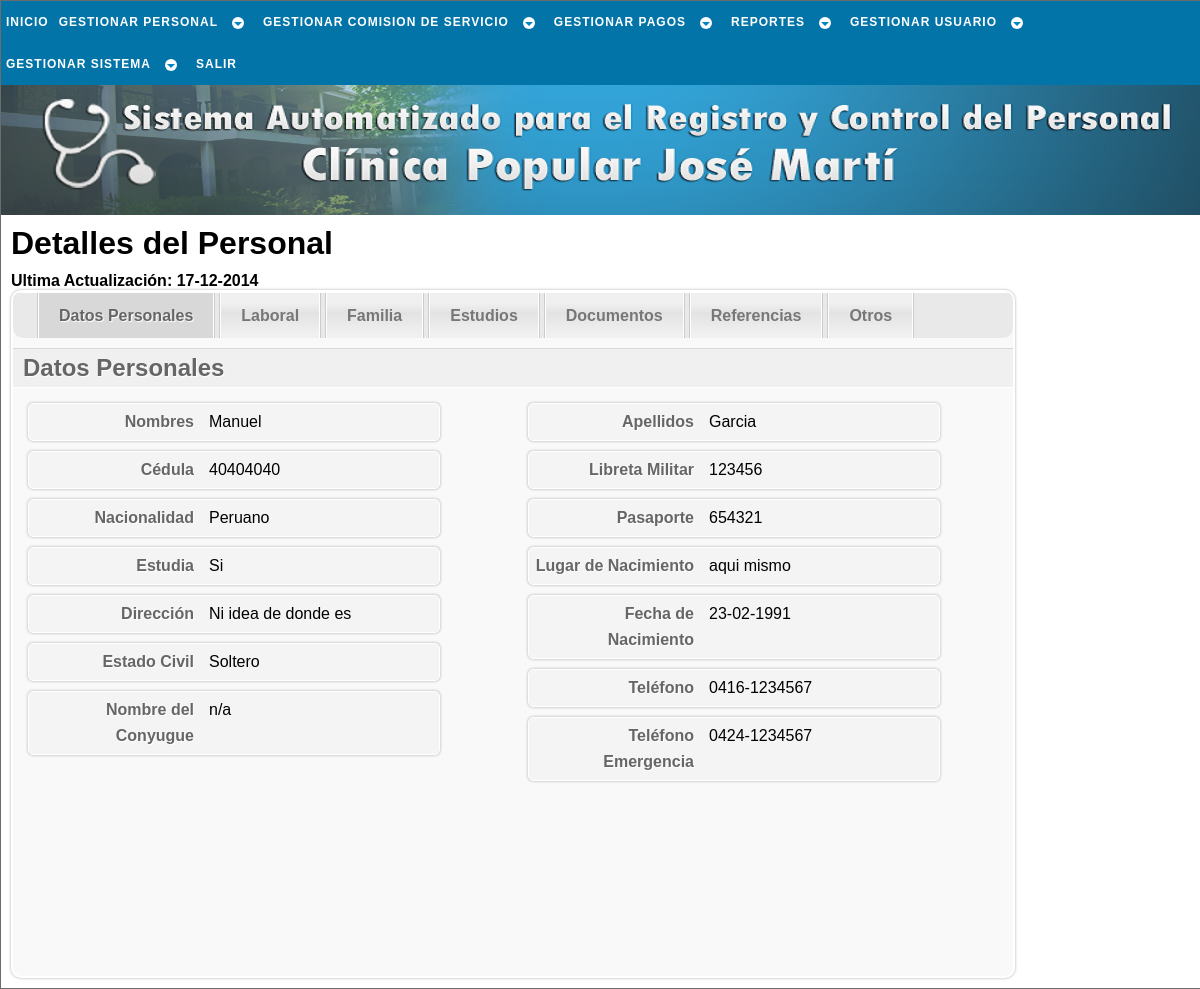
The page /php/trabajador/conslt_trabj_b.php?c=40404040 (signed in) on the database as committed earlier.
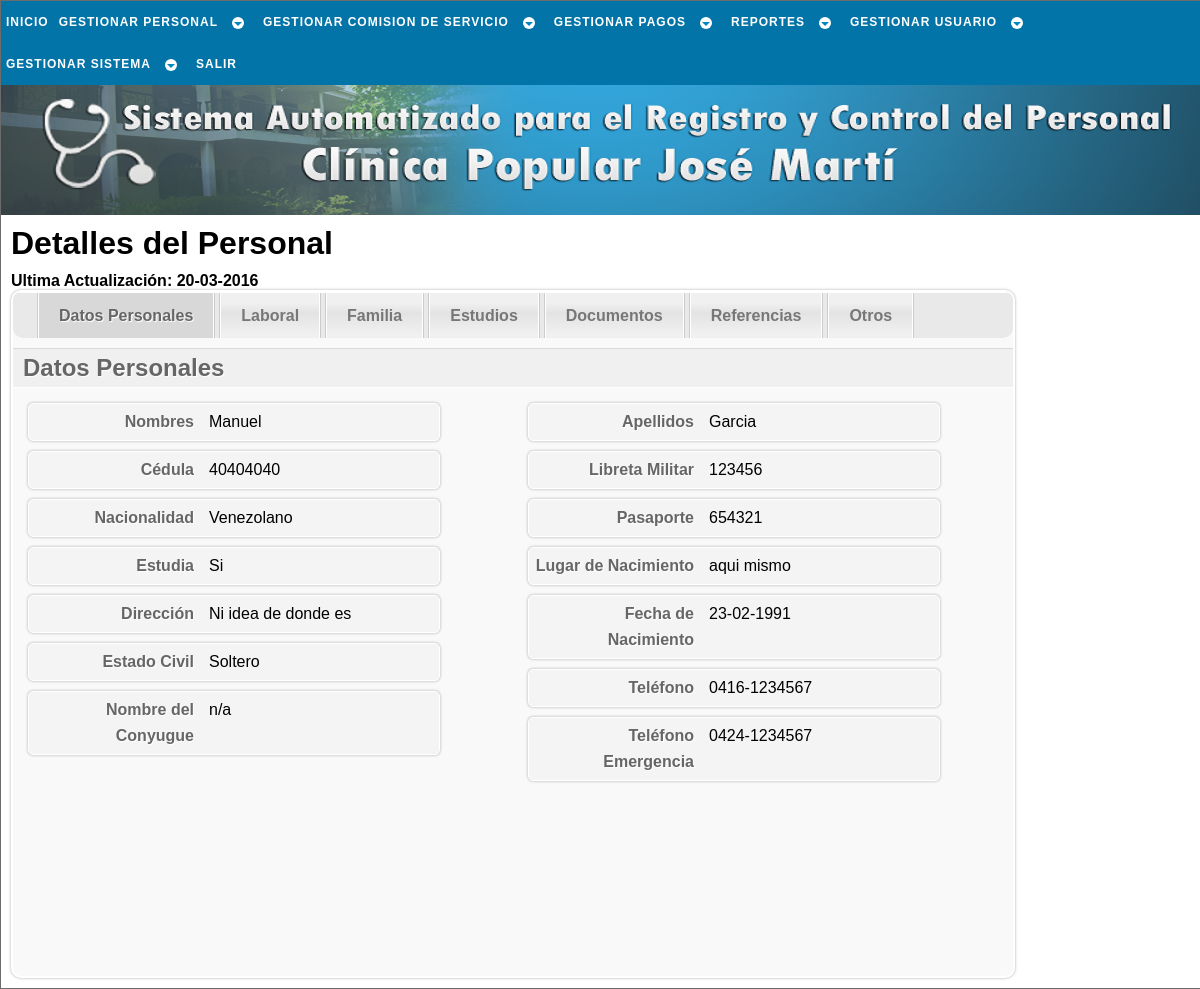
The same page on the database as committed later.
### tables this page shows
CREATE TABLE `trabajador` (
  `cedula` int(12) NOT NULL,
  `nombre` varchar(30) NOT NULL,
  `apellido` varchar(30) NOT NULL,
  `ciudadania` varchar(15) NOT NULL,
  `pasaporte` varchar(30) NOT NULL,
  `libreta_militr` varchar(30) NOT NULL,
  `fe_nac` date NOT NULL,
  `lug_nac` varchar(30) NOT NULL,
  `est_civil` varchar(15) NOT NULL,
  `nconyugue` varchar(50) NOT NULL,
  `estudia` int(1) NOT NULL,
  `direccion` varchar(50) NOT NULL,
  `telefono` varchar(12) NOT NULL,
  `telefono_em` varchar(12) NOT NULL,
  `estado` tinyint(1) NOT NULL,
  `actualizado` date NOT NULL,
  PRIMARY KEY (`cedula`)
);

CREATE TABLE `uniforme` (
  `cedula` int(12) NOT NULL,
  `camisa` varchar(2) NOT NULL,
  `pantalon` int(2) NOT NULL,
  `calzado` int(2) NOT NULL,
  PRIMARY KEY (`cedula`),
  CONSTRAINT `uniforme_ibfk_1` FOREIGN KEY (`cedula`) REFERENCES `trabajador` (`cedula`) ON UPDATE CASCADE
);

### php/_sql/conslt_trabj_sql.php (called while the page is built, shortened)
<?php
	function conslt_completa_trb($cnx_bd){
		$cedula = $_GET['c'];
		$sql = "SELECT *
				  FROM trabajador
				  JOIN laboral ON laboral.cedula = trabajador.cedula
				  JOIN estudios ON estudios.cedula = trabajador.cedula
				  JOIN documentos ON documentos.cedula = trabajador.cedula
				  JOIN uniforme ON uniforme.cedula = trabajador.cedula
				  WHERE trabajador.cedula = '$cedula'";
		$resultado = $cnx_bd->query($sql);
		return $resultado;
	}
	function conslt_referencia($cnx_bd){
		$cedula = $_GET['c'];
		$sql = "SELECT * FROM referencia_personal WHERE cedula = '$cedula'";
		$resultado = $cnx_bd->query($sql);
		return $resultado;
	}
?>

### php/trabajador/conslt_trabj_b.php (the view, shortened to what the changed rows need)
<!DOCTYPE html PUBLIC "-//W3C//DTD XHTML 1.1//EN" "http://www.w3.org/TR/xhtml11/DTD/xhtml11.dtd" />
<html xmlns="http://www.w3.org/1999/xhtml" xml:lang="es" lang="es" dir="ltr">
	<head>
		<link rel="stylesheet" href="../../css/estilo.css" type="text/css" media="screen" />
    </head>
	<body>
		<div id="cuerpo">
			<div id="pagina">
				<?php
					$cnx_bd = conexion();
					include('../_sql/conslt_trabj_sql.php');
					$resultado = conslt_completa_trb($cnx_bd);
					$referencia = conslt_referencia($cnx_bd);
					$fila = $resultado->fetch_object();
					list($a,$m,$d) = explode("-",$fila->actualizado);
					if ($fila->estudia == 0) $estud = 'No'; else $estud = 'Si';
				?>
				<div id="content">
					<h1>Detalles del Personal</h1>
					<h4>Ultima Actualización: <?=$d.'-'.$m.'-'.$a; ?></h4>
					<div id="wrapper">
						<div id="navigation">
						</div>
						<div id="steps">
							<form id="formElem" name="formElem" action="#" method="post">
								<fieldset class="step">
									<div class='derecha'>
										<div class='campo'>
											<label class='rotulo'>Nombres</label>
											<span class="text_cons"><?=$fila->nombre?></span>
										</div>
										<div class='campo'>
											<label class='rotulo'>Cédula</label>
											<span class="text_cons"><?=$fila->cedula?></span>
										</div>
										<div class='campo'>
											<label class='rotulo'>Nacionalidad</label>
											<span class="text_cons"><?=$fila->ciudadania?></span>
										</div>
										<div class='campo'>
											<label class='rotulo'>Estudia</label>
											<span class="text_cons"><?=$estud?></span>
										</div>
										<div class='campo'>
											<label class='rotulo'>Dirección</label>
											<span class="text_cons"><?=$fila->direccion?></span>
										</div>
										<div class='campo'>
											<label class='rotulo'>Estado Civil</label>
											<span class="text_cons"><?=$fila->est_civil?></span>
										</div>
										<div class='campo'>
											<label class='rotulo'>Nombre del Conyugue</label>
											<span class="text_cons"><?=$fila->nconyugue?></span>
										</div>
									</div>
									<div class='izquierda'>
										<div class='campo'>
											<label class='rotulo'>Apellidos</label>
											<span class="text_cons"><?=$fila->apellido?></span>
										</div>
										<div class='campo'>
											<label class='rotulo'>Libreta Militar</label>
											<span class="text_cons"><?=$fila->libreta_militr?></span>
										</div>
										<div class='campo'>
											<label class='rotulo'>Pasaporte</label>
											<span class="text_cons"><?=$fila->pasaporte?></span>
										</div>
										<div class='campo'>
											<label class='rotulo'>Lugar de Nacimiento</label>
											<span class="text_cons"><?=$fila->lug_nac?></span>
										</div>
										<div class='campo'>
											<label class='rotulo'>Teléfono</label>
											<span class="text_cons"><?=$fila->telefono?></span>
										</div>
										<div class='campo'>
											<label class='rotulo'>Teléfono Emergencia</label>
											<span class="text_cons"><?=$fila->telefono_em?></span>
										</div>
									</div>
								</fieldset>
							</form>
						</div>
					</div>
				</div>
			</div>
		</div>
	</body>
</html>

Rows that differ between the two databases and show on the page:
changed trabajador "Manuel": ciudadania "Peruano" → "Venezolano"
Other text that changed with them:
$d: "17" → "20"
$m: "12" → "03"
$a: "2014" → "2016"
